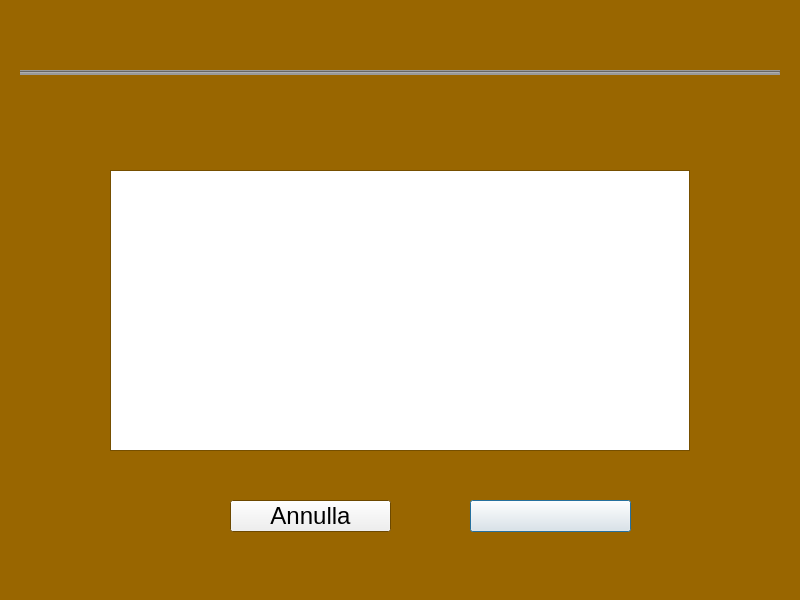
<?xml version="1.0" encoding="UTF-8"?>
<ui version="4.0">
 <class>Tools</class>
 <widget class="QDialog" name="Tools">
  <property name="geometry">
   <rect>
    <x>0</x>
    <y>0</y>
    <width>800</width>
    <height>600</height>
   </rect>
  </property>
  <property name="palette">
   <palette>
    <active>
     <colorrole role="Window">
      <brush brushstyle="SolidPattern">
       <color alpha="255">
        <red>153</red>
        <green>102</green>
        <blue>0</blue>
       </color>
      </brush>
     </colorrole>
    </active>
    <inactive>
     <colorrole role="Window">
      <brush brushstyle="SolidPattern">
       <color alpha="255">
        <red>153</red>
        <green>102</green>
        <blue>0</blue>
       </color>
      </brush>
     </colorrole>
    </inactive>
    <disabled>
     <colorrole role="Base">
      <brush brushstyle="SolidPattern">
       <color alpha="255">
        <red>153</red>
        <green>102</green>
        <blue>0</blue>
       </color>
      </brush>
     </colorrole>
     <colorrole role="Window">
      <brush brushstyle="SolidPattern">
       <color alpha="255">
        <red>153</red>
        <green>102</green>
        <blue>0</blue>
       </color>
      </brush>
     </colorrole>
    </disabled>
   </palette>
  </property>
  <property name="font">
   <font>
    <family>Lucida Grande</family>
    <pointsize>18</pointsize>
   </font>
  </property>
  <property name="windowTitle">
   <string>Tools</string>
  </property>
  <widget class="QLabel" name="label">
   <property name="geometry">
    <rect>
     <x>20</x>
     <y>20</y>
     <width>760</width>
     <height>41</height>
    </rect>
   </property>
   <property name="palette">
    <palette>
     <active>
      <colorrole role="WindowText">
       <brush brushstyle="SolidPattern">
        <color alpha="255">
         <red>51</red>
         <green>51</green>
         <blue>204</blue>
        </color>
       </brush>
      </colorrole>
      <colorrole role="Text">
       <brush brushstyle="SolidPattern">
        <color alpha="255">
         <red>0</red>
         <green>0</green>
         <blue>0</blue>
        </color>
       </brush>
      </colorrole>
     </active>
     <inactive>
      <colorrole role="WindowText">
       <brush brushstyle="SolidPattern">
        <color alpha="255">
         <red>255</red>
         <green>255</green>
         <blue>255</blue>
        </color>
       </brush>
      </colorrole>
      <colorrole role="Text">
       <brush brushstyle="SolidPattern">
        <color alpha="255">
         <red>255</red>
         <green>255</green>
         <blue>255</blue>
        </color>
       </brush>
      </colorrole>
     </inactive>
     <disabled>
      <colorrole role="WindowText">
       <brush brushstyle="SolidPattern">
        <color alpha="63">
         <red>0</red>
         <green>0</green>
         <blue>0</blue>
        </color>
       </brush>
      </colorrole>
      <colorrole role="Text">
       <brush brushstyle="SolidPattern">
        <color alpha="63">
         <red>0</red>
         <green>0</green>
         <blue>0</blue>
        </color>
       </brush>
      </colorrole>
     </disabled>
    </palette>
   </property>
   <property name="font">
    <font>
     <family>Lucida Grande</family>
     <pointsize>36</pointsize>
     <bold>true</bold>
    </font>
   </property>
   <property name="text">
    <string/>
   </property>
   <property name="alignment">
    <set>Qt::AlignmentFlag::AlignCenter</set>
   </property>
  </widget>
  <widget class="Line" name="line">
   <property name="geometry">
    <rect>
     <x>20</x>
     <y>70</y>
     <width>760</width>
     <height>5</height>
    </rect>
   </property>
   <property name="styleSheet">
    <string notr="true">background-color: rgb(153, 153, 153);</string>
   </property>
   <property name="orientation">
    <enum>Qt::Orientation::Horizontal</enum>
   </property>
  </widget>
  <widget class="QLabel" name="label_2">
   <property name="geometry">
    <rect>
     <x>80</x>
     <y>100</y>
     <width>640</width>
     <height>31</height>
    </rect>
   </property>
   <property name="text">
    <string/>
   </property>
   <property name="alignment">
    <set>Qt::AlignmentFlag::AlignCenter</set>
   </property>
  </widget>
  <widget class="QListWidget" name="listWidget">
   <property name="geometry">
    <rect>
     <x>110</x>
     <y>170</y>
     <width>580</width>
     <height>281</height>
    </rect>
   </property>
  </widget>
  <widget class="QPushButton" name="pushButton_2">
   <property name="geometry">
    <rect>
     <x>470</x>
     <y>500</y>
     <width>161</width>
     <height>32</height>
    </rect>
   </property>
   <property name="text">
    <string/>
   </property>
  </widget>
  <widget class="QPushButton" name="pushButton_3">
   <property name="geometry">
    <rect>
     <x>230</x>
     <y>500</y>
     <width>161</width>
     <height>32</height>
    </rect>
   </property>
   <property name="text">
    <string>Annulla</string>
   </property>
  </widget>
 </widget>
 <resources/>
 <connections/>
</ui>
